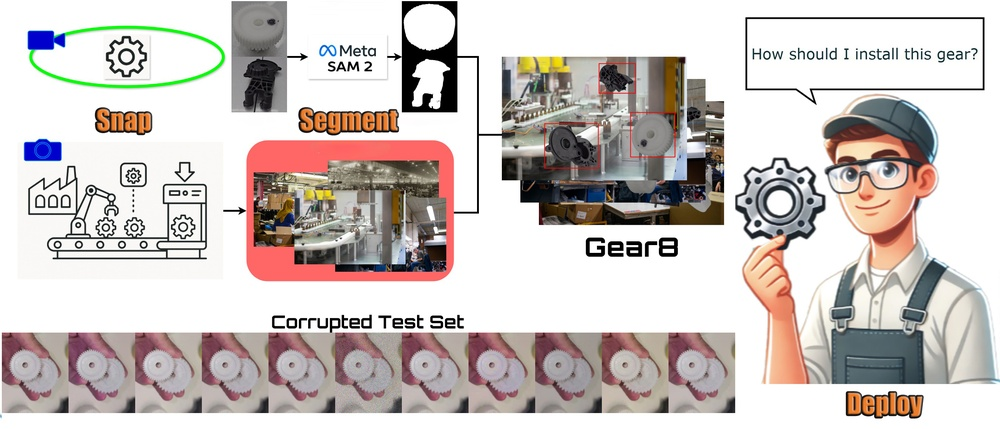
#> input picture assets/Teaser.jpg, 1000 x 429 px, shrunk from 2700 x 1157 before the run
$ python -i query_acquisition.py   (imports and definitions only)
#> lines starting #> are read from the running program, lines starting #| are printed output that depends on the picture
#> further down, picture is the input picture: shape (429, 1000, 3); mean B, G, R 192.5, 195.5, 203.7
"""Query Acquisition logic equivalent to the original implementation."""

import cv2


# [76 lines left out: functions calculate_iou, merge_detections, suppress_duplicate_boxes, not called in this run]


def equalize_frame(frame):
    """Perform CLAHE equalization on the L channel of the LAB image."""
    lab = cv2.cvtColor(frame, cv2.COLOR_BGR2Lab)
#> lab: shape (429, 1000, 3); mean of channels 0, 1, 2 200.9, 131.1, 131
    l, a, b = cv2.split(lab)
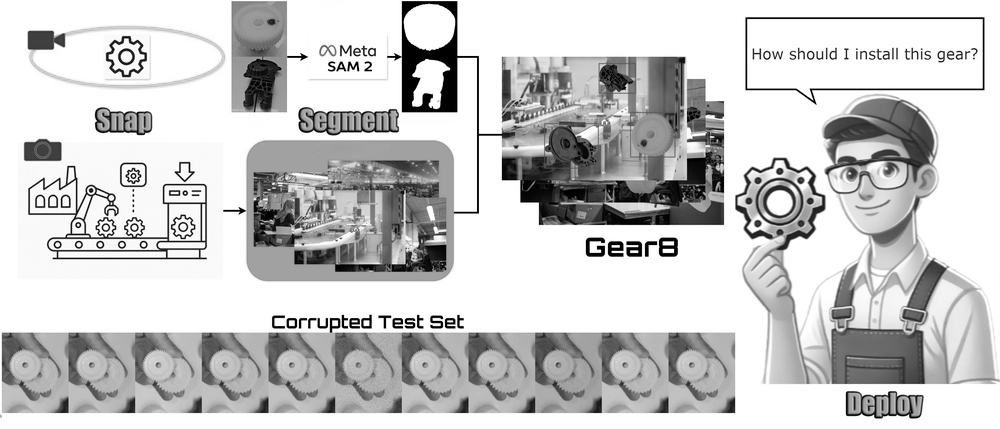
#> l: shape (429, 1000); min 0, max 255, mean 200.9
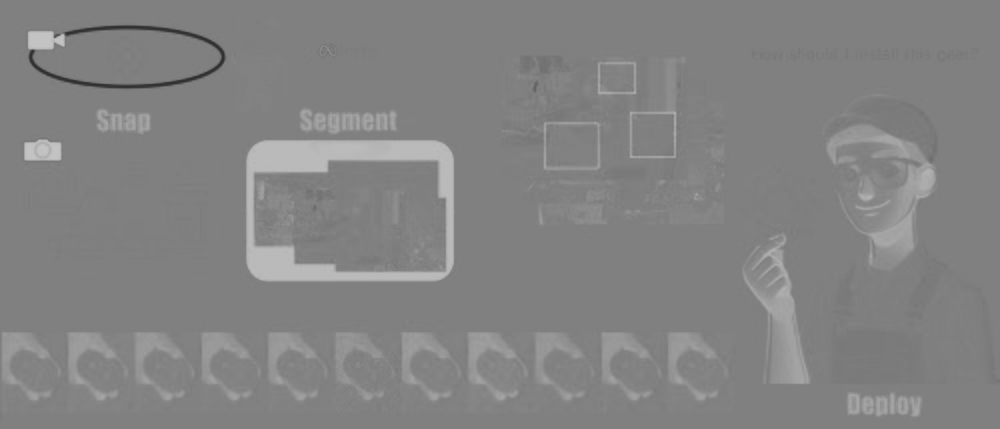
#> a: shape (429, 1000); min 47, max 196, mean 131.1
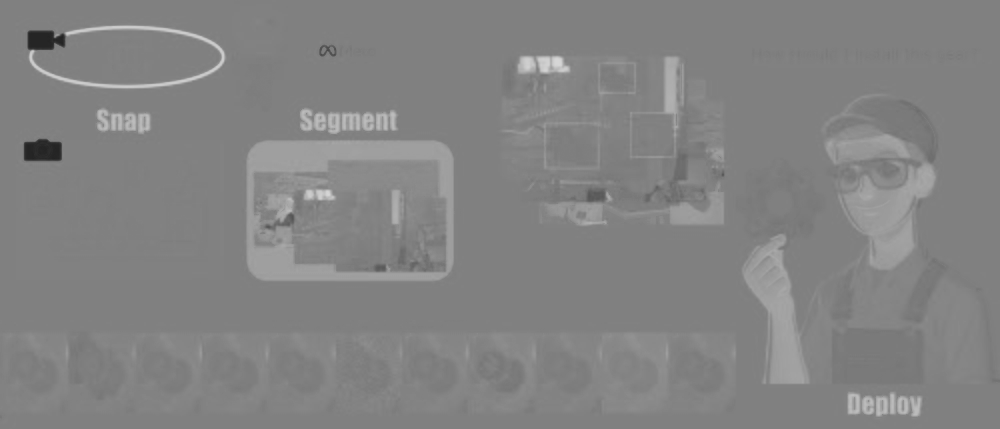
#> b: shape (429, 1000); min 35, max 214, mean 131
    clahe = cv2.createCLAHE(clipLimit=2.0, tileGridSize=(8, 8))
    cl = clahe.apply(l)
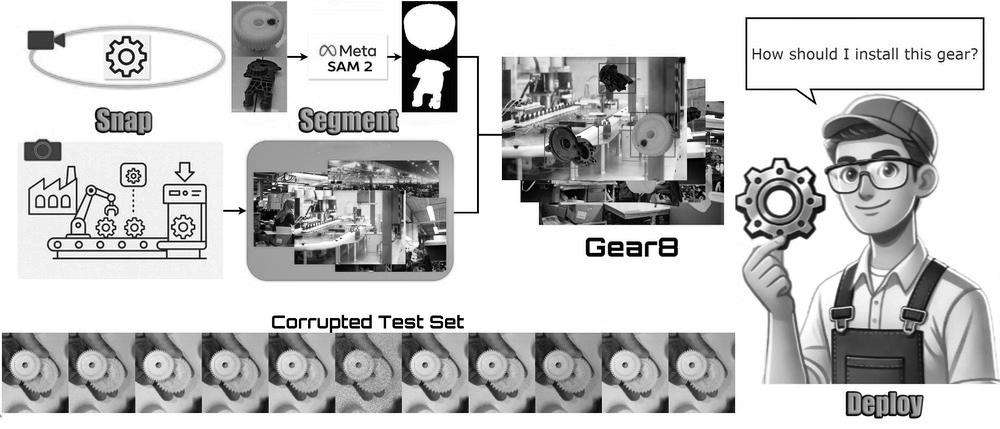
#> cl: shape (429, 1000); min 0, max 255, mean 196.1
    limg = cv2.merge((cl, a, b))
#> limg: shape (429, 1000, 3); mean of channels 0, 1, 2 196.1, 131.1, 131
    frame_equalized = cv2.cvtColor(limg, cv2.COLOR_Lab2BGR)
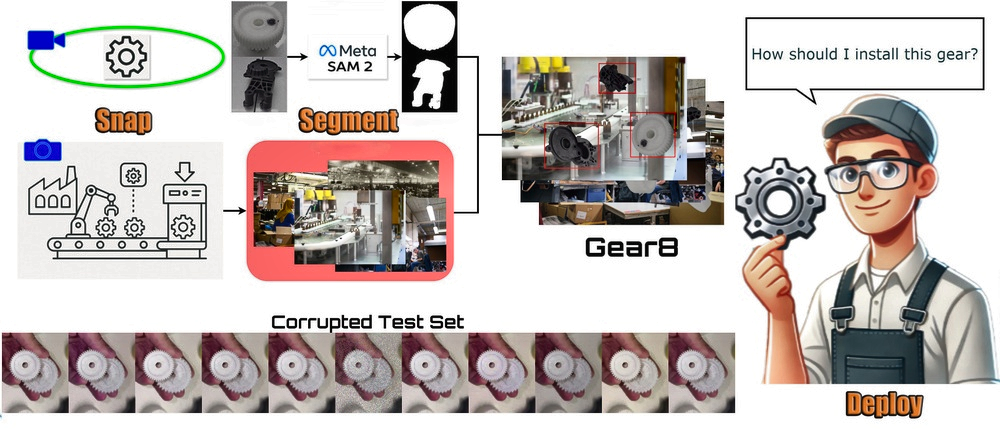
#> frame_equalized: shape (429, 1000, 3); mean B, G, R 188, 190.9, 198.8
    return frame_equalized

>>> import cv2
>>> picture = cv2.imread('../assets/Teaser.jpg')
>>> result = equalize_frame(picture)
